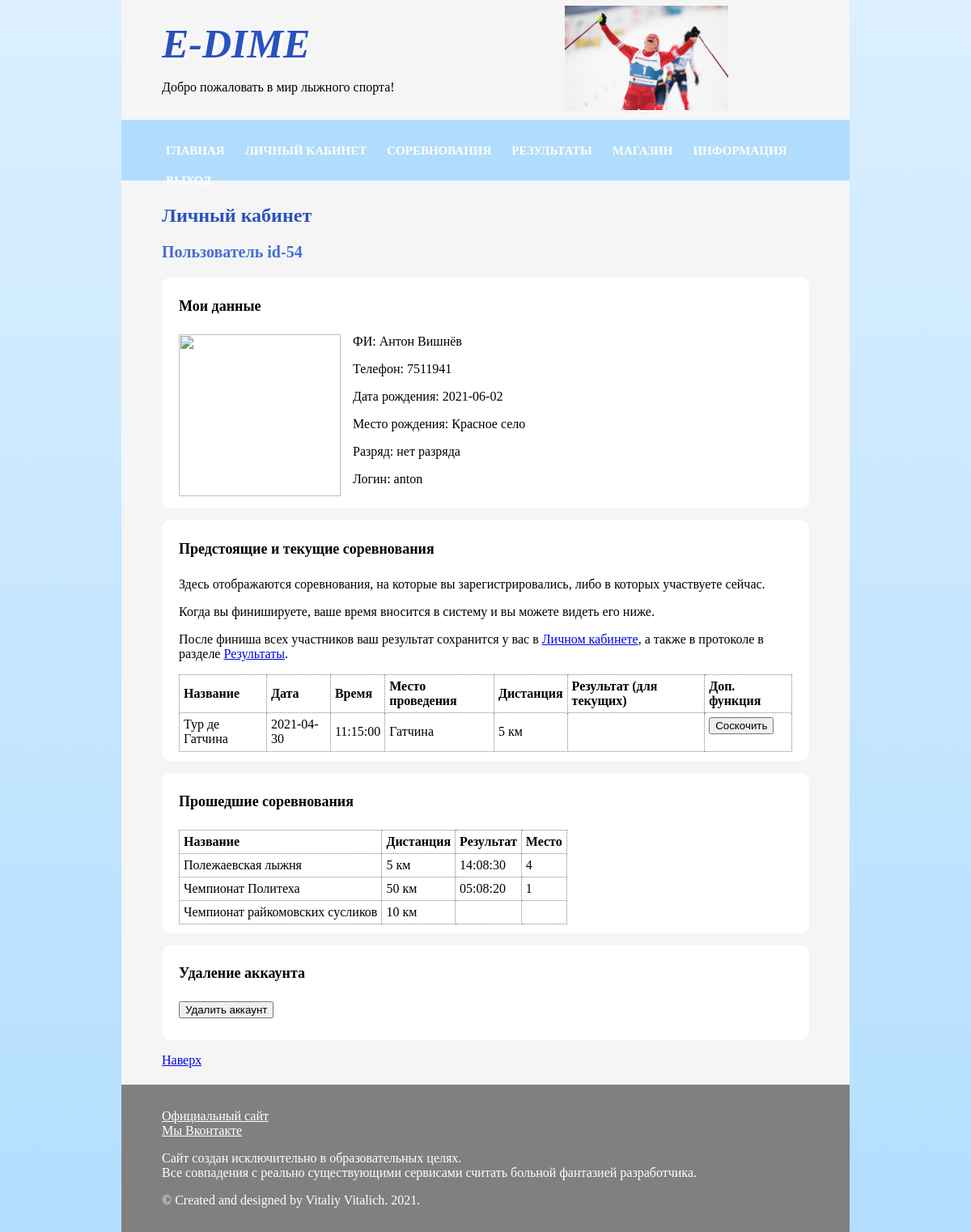
/e-dime.php?page=lk (signed in), run on the app's committed database.
### tables this page shows
CREATE TABLE `users` (
  `id` int(11) NOT NULL,
  `name` varchar(50) NOT NULL,
  `login` varchar(25) NOT NULL,
  `password` varchar(40) NOT NULL,
  `phone` varchar(25) NOT NULL,
  `birth` date NOT NULL,
  `place` varchar(25) NOT NULL,
  `qual_id` int(20) NOT NULL
);

CREATE TABLE `qual` (
  `id` int(11) NOT NULL,
  `qual` varchar(25) NOT NULL
);

CREATE TABLE `part` (
  `id` int(11) NOT NULL,
  `users_id` int(11) NOT NULL,
  `comp_id` int(11) NOT NULL,
  `result` time DEFAULT NULL
);

CREATE TABLE `comp` (
  `id` int(11) NOT NULL,
  `name` varchar(50) NOT NULL,
  `place` varchar(25) NOT NULL,
  `date` date NOT NULL,
  `time` time NOT NULL,
  `dist` int(11) NOT NULL,
  `status` tinyint(1) NOT NULL
);

### lk.php (the view, shortened to what this page needs)
<section>
<h2>Личный кабинет</h2>
<?php
$u_q_id = $arr['qual_id'];
$q4 = mysqli_query($db,"SELECT qual FROM qual WHERE id='$u_q_id'");
$aqual = mysqli_fetch_assoc($q4);
echo '<h3>Пользователь id-'.$u_id.'</h3>
<div class="tour">';
echo '
<h4>Мои данные</h4>';
$ava = mysqli_fetch_assoc(mysqli_query($db,"SELECT filename FROM files WHERE users_id='$u_id'"))['filename'];
echo '<img style="margin-right:15px; float:left;"class="avatar" src="avatar/'.$ava.'">';
echo '
<span>
<p>ФИ: '.$arr['name'].'</p>
<p>Телефон: '.$arr['phone'].'</p>
<p>Дата рождения: '.$arr['birth'].'</p>
<p>Место рождения: '.$arr['place'].'</p>
<p>Разряд: '.$aqual['qual'].'</p>
<p>Логин: '.$arr['login'].'</p></span>';
?>
</div>
<div class='tour'>
	<h4>Предстоящие и текущие соревнования</h4>
	<p>Здесь отображаются соревнования, на которые вы зарегистрировались, либо в которых участвуете сейчас.</p>
	<p>Когда вы финишируете, ваше время вносится в систему и вы можете видеть его ниже.</p>
	<p>После финиша всех участников ваш результат сохранится у вас в <a href='e-dime.php?page=lk'>Личном кабинете</a>, а также в протоколе в разделе <a href='e-dime.php?page=result_user'>Результаты</a>.</p>
	<table>
		<tr>
			<td><b>Название</b></td>
			<td><b>Дата</b></td>
			<td><b>Время</b></td>
			<td><b>Место проведения</b></td>
			<td><b>Дистанция</b></td>
			<td><b>Результат (для текущих)</b></td>
			<td><b>Доп. функция</b></td>
		</tr>
	<?php
	$q = mysqli_query($db,"SELECT * FROM comp INNER JOIN part ON comp.id = part.comp_id WHERE part.users_id = '$u_id' and status = '0';");
	for($i=0;$i<mysqli_num_rows($q);$i++){
		$res = mysqli_fetch_assoc($q);
		$id = $res['comp_id'];
		?>
		<tr>
			<td><?php echo $res['name']; ?></td>
			<td><?php echo $res['date']; ?></td>
			<td><?php echo $res['time']; ?></td>
			<td><?php echo $res['place']; ?></td>
			<td><?php echo $res['dist'].' км'; ?></td>
			<td><?php echo $res['result']; ?></td>
			<td>
				<form method='post'>
					<?php echo '<input type="submit" value="Соскочить" name="'.$id.'">'; ?>
				</form>
			</td>
		</tr>
		<?php
	}
	?>
	</table>
</div>
<div class='tour'>
	<h4>Прошедшие соревнования</h4>
	<table>
		<tr>
			<td><b>Название</b></td>
			<td><b>Дистанция</b></td>
			<td><b>Результат</b></td>
			<td><b>Место</b></td>
		</tr>
	<?php
	$q = mysqli_query($db,"SELECT * FROM comp INNER JOIN part ON comp.id = part.comp_id WHERE part.users_id = '$u_id' and status = '1'");
	for($i=0;$i<mysqli_num_rows($q);$i++){
		$res = mysqli_fetch_assoc($q);
		?>
		<tr>
			<td><?php echo $res['name']; ?></td>
			<td><?php echo $res['dist'].' км'; ?></td>
			<td><?php echo $res['result']; ?></td>
			<td>
				<?php
				$id = $res['comp_id'];
				$q1 = mysqli_query($db,"SELECT result FROM part WHERE comp_id = '$id' ORDER BY result ASC ");
				$q2 = mysqli_query($db,"SELECT result FROM part WHERE comp_id = '$id' and users_id='$u_id'");
				$my_result = mysqli_fetch_assoc($q2)['result'];
				$place=0;
				for ($j=0;$j<mysqli_num_rows($q1);$j++){
					$res_places = mysqli_fetch_assoc($q1);
					if($res_places['result']!=null){
						$place+=1;
						if($res_places['result']==$my_result){
							echo $place;
							break;
						}
					}
				}
				?>
			</td>
		</tr>
		<?php
	}
	?>
</table>
</div>
<div class='tour'>
	<h4>Удаление аккаунта</h4>
	<form method='post'>
		<input type='submit' name='destroy' value='Удалить аккаунт'>
	</form>
</div>
</section>

### e-dime.css (style rules this page uses)
html { background: linear-gradient(#dbefff,#b3deff); }
h2 { color:#2a52bf; }
h3 { font-size:20px; color:#476dd6; }
h4 { font-size:18px; }
body { margin: auto; width: 75%; background:#f5f5f5; }
.tour { border:1px solid white; background:white; border-radius:10px; padding:0 20px 10px 20px; margin-bottom:15px; }
table { border:1px dotted grey; border-collapse:collapse; }
td { border:1px dotted grey; border-collapse:collapse; padding:5px; }
.avatar { width:200px; height:200px; }

### data on the page
users: id "54", name "Антон Вишнёв", phone "7511941", birth "2021-06-02", place "Красное село", login "anton"
qual: qual "нет разряда"
part: comp.name "Тур де Гатчина", comp.date "2021-04-30", comp.time "11:15:00", comp.place "Гатчина", comp.dist "5"
part: comp.name "Полежаевская лыжня", comp.dist "5", result "14:08:30"
part: comp.name "Чемпионат Политеха", comp.dist "50", result "05:08:20"
part: comp.name "Чемпионат райкомовских сусликов", comp.dist "10"
